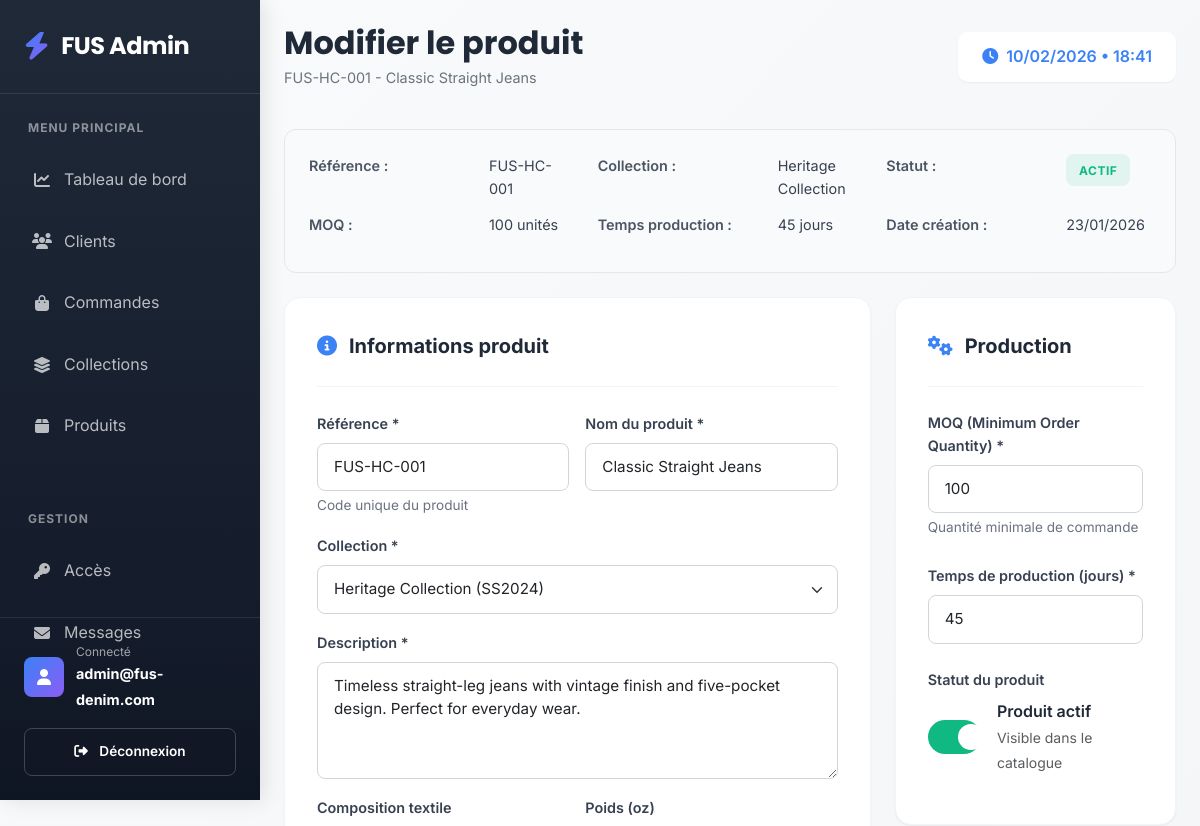
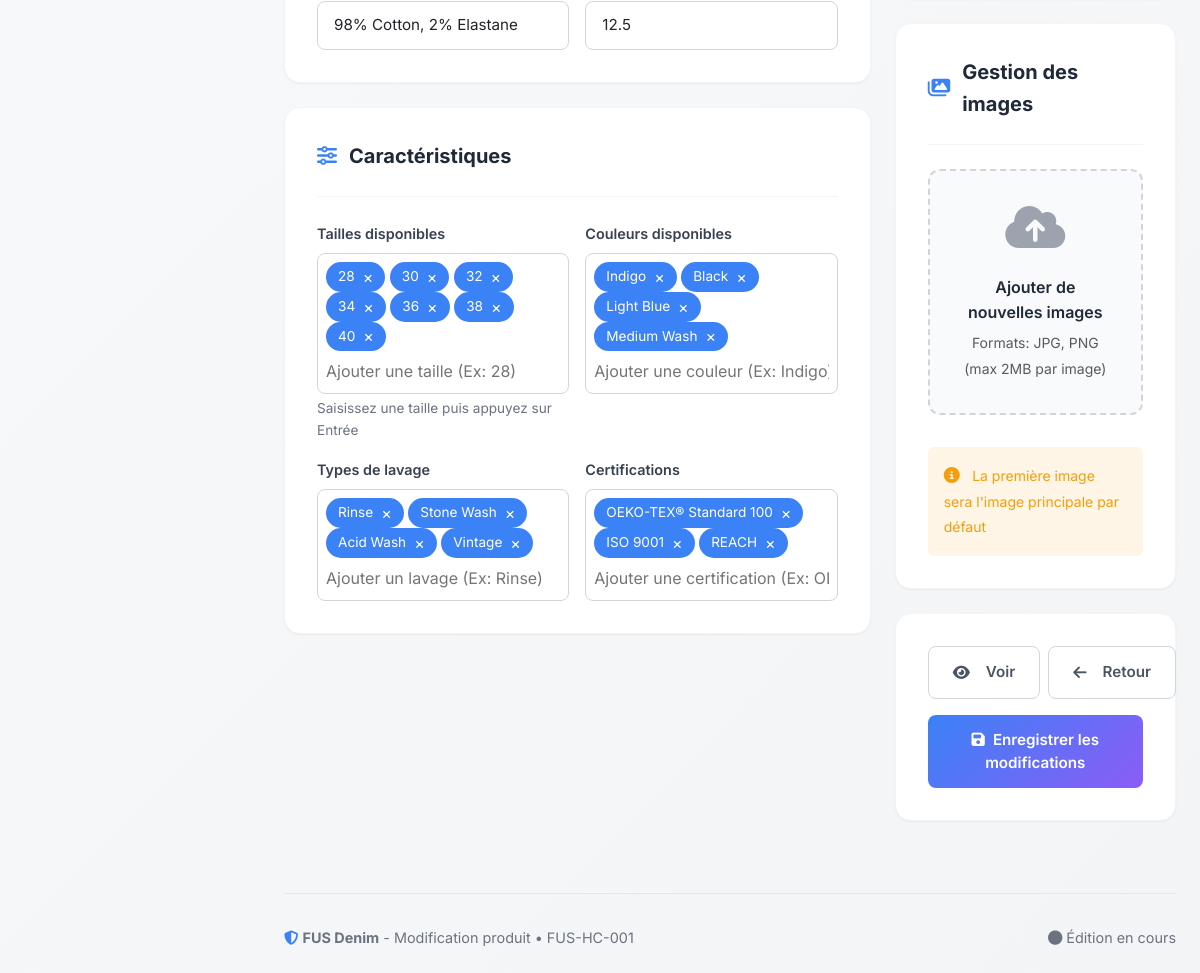
The page /product_edit.php?id=1 (signed in) on the database its author committed (2 pictures, top to bottom).
### tables this page shows
CREATE TABLE IF NOT EXISTS products (
    id INT PRIMARY KEY AUTO_INCREMENT,
    collection_id INT,
    reference VARCHAR(100) UNIQUE,
    name VARCHAR(255),
    description TEXT,
    fabric_composition TEXT,
    weight_oz VARCHAR(50),
    available_colors TEXT,
    available_sizes TEXT,
    wash_types TEXT,
    certifications TEXT,
    moq INT,
    production_time_days INT,
    pdf_spec_url VARCHAR(500),
    is_active BOOLEAN DEFAULT TRUE,
    created_at TIMESTAMP DEFAULT CURRENT_TIMESTAMP,
    FOREIGN KEY (collection_id) REFERENCES collections(id) ON DELETE SET NULL,
    INDEX idx_reference (reference),
    INDEX idx_collection (collection_id),
    INDEX idx_active_product (is_active),
    INDEX idx_moq (moq)
);

CREATE TABLE IF NOT EXISTS collections (
    id INT PRIMARY KEY AUTO_INCREMENT,
    name VARCHAR(255),
    season VARCHAR(100),
    description TEXT,
    is_public BOOLEAN DEFAULT FALSE,
    created_at TIMESTAMP DEFAULT CURRENT_TIMESTAMP,
    INDEX idx_public (is_public),
    INDEX idx_season (season)
);

### product_edit.php (the view, shortened to what the rows shown need)
<?php
$database = new Database();
$conn = $database->getConnection();
$product_id = intval($_GET['id']);
$stmt = $conn->prepare("
    SELECT p.*, c.name as collection_name
    FROM products p
    LEFT JOIN collections c ON p.collection_id = c.id
    WHERE p.id = ?
");
$stmt->bind_param("i", $product_id);
$stmt->execute();
$result = $stmt->get_result();
$product = $result->fetch_assoc();
$collections_result = $conn->query("SELECT id, name, season FROM collections ORDER BY name");
$collections = [];
if ($collections_result) {
    while($row = $collections_result->fetch_assoc()) {
        $collections[] = $row;
    }
}
?>
<!DOCTYPE html>
<html lang="fr">
<head>
    <link href="https://cdn.jsdelivr.net/npm/bootstrap@5.3.0-alpha1/dist/css/bootstrap.min.css" rel="stylesheet">
    <link rel="stylesheet" href="https://cdnjs.cloudflare.com/ajax/libs/font-awesome/6.4.0/css/all.min.css">
</head>
<body>
    <div class="sidebar">
        <div class="logo">
            <h2>FUS Admin</h2>
        </div>
    </div>
    <div class="main-content">
        <div class="header">
            <div class="header-title">
                <h1>Modifier le produit</h1>
                <p><?php echo htmlspecialchars($product['reference']); ?> - <?php echo htmlspecialchars($product['name']); ?></p>
            </div>
        </div>
        <div class="product-info-card">
            <div class="row">
                <div class="col-md-4">
                    <div class="info-row">
                        <div class="info-label">Référence :</div>
                        <div class="info-value"><?php echo htmlspecialchars($product['reference']); ?></div>
                    </div>
                </div>
                <div class="col-md-4">
                    <div class="info-row">
                        <div class="info-label">Collection :</div>
                        <div class="info-value"><?php echo htmlspecialchars($product['collection_name']); ?></div>
                    </div>
                </div>
            </div>
            <div class="row">
                <div class="col-md-4">
                    <div class="info-row">
                        <div class="info-label">MOQ :</div>
                        <div class="info-value"><?php echo $product['moq']; ?> unités</div>
                    </div>
                </div>
                <div class="col-md-4">
                    <div class="info-row">
                        <div class="info-label">Temps production :</div>
                        <div class="info-value"><?php echo $product['production_time_days']; ?> jours</div>
                    </div>
                </div>
                <div class="col-md-4">
                    <div class="info-row">
                        <div class="info-label">Date création :</div>
                        <div class="info-value"><?php echo date('d/m/Y', strtotime($product['created_at'])); ?></div>
                    </div>
                </div>
            </div>
        </div>
        <form method="POST" action="" enctype="multipart/form-data" id="productForm">
            <div class="row">
                <div class="col-lg-8">
                    <div class="card-modern">
                        <div class="row g-3">
                            <div class="col-md-6">
                                <label for="reference" class="form-label">Référence *</label>
                                <input type="text" class="form-control" id="reference" name="reference"
                                       value="<?php echo htmlspecialchars($product['reference']); ?>"
                                       required placeholder="Ex: FUS-HC-001" pattern="[A-Z0-9\-]+">
                                <div class="form-text">Code unique du produit</div>
                            </div>
                            <div class="col-md-6">
                                <label for="name" class="form-label">Nom du produit *</label>
                                <input type="text" class="form-control" id="name" name="name"
                                       value="<?php echo htmlspecialchars($product['name']); ?>"
                                       required placeholder="Ex: Classic Straight Jeans">
                            </div>
                            <div class="col-md-12">
                                <label for="collection_id" class="form-label">Collection *</label>
                                <select class="form-select" id="collection_id" name="collection_id" required>
                                    <?php foreach($collections as $collection): ?>
                                    <option value="<?php echo $collection['id']; ?>"
                                            <?php echo $product['collection_id'] == $collection['id'] ? 'selected' : ''; ?>>
                                        <?php echo htmlspecialchars($collection['name']); ?> (<?php echo $collection['season']; ?>)
                                    </option>
                                    <?php endforeach; ?>
                                </select>
                            </div>
                            <div class="col-12">
                                <label for="description" class="form-label">Description *</label>
                                <textarea class="form-control" id="description" name="description" rows="4"
                                          required><?php echo htmlspecialchars($product['description']); ?></textarea>
                            </div>
                            <div class="col-md-6">
                                <label for="fabric_composition" class="form-label">Composition textile</label>
                                <input type="text" class="form-control" id="fabric_composition" name="fabric_composition"
                                       value="<?php echo htmlspecialchars($product['fabric_composition']); ?>"
                                       placeholder="Ex: 98% Cotton, 2% Elastane">
                            </div>
                            <div class="col-md-6">
                                <label for="weight_oz" class="form-label">Poids (oz)</label>
                                <input type="text" class="form-control" id="weight_oz" name="weight_oz"
                                       value="<?php echo htmlspecialchars($product['weight_oz']); ?>"
                                       placeholder="Ex: 12.5">
                            </div>
                        </div>
                    </div>
                    <div class="card-modern">
                        <div class="row g-3">
                            <div class="col-md-6">
                                <div class="tag-input-container" id="sizesContainer">
                                    <div id="sizesTags">
                                        <?php if (!empty($product['available_sizes'])):
                                            $sizes = explode(',', $product['available_sizes']);
                                            foreach($sizes as $size):
                                                if (trim($size)): ?>
                                            <div class="tag">
                                                <?php echo trim($size); ?>
                                                <span class="tag-remove" onclick="removeTag(this)">×</span>
                                            </div>
                                            <?php endif; endforeach; endif; ?>
                                    </div>
                                </div>
                            </div>
                            <div class="col-md-6">
                                <div class="tag-input-container" id="colorsContainer">
                                    <div id="colorsTags">
                                        <?php if (!empty($product['available_colors'])):
                                            $colors = explode(',', $product['available_colors']);
                                            foreach($colors as $color):
                                                if (trim($color)): ?>
                                            <div class="tag">
                                                <?php echo trim($color); ?>
                                                <span class="tag-remove" onclick="removeTag(this)">×</span>
                                            </div>
                                            <?php endif; endforeach; endif; ?>
                                    </div>
                                </div>
                            </div>
                            <div class="col-md-6">
                                <div class="tag-input-container" id="washesContainer">
                                    <div id="washesTags">
                                        <?php if (!empty($product['wash_types'])):
                                            $washes = explode(',', $product['wash_types']);
                                            foreach($washes as $wash):
                                                if (trim($wash)): ?>
                                            <div class="tag">
                                                <?php echo trim($wash); ?>
                                                <span class="tag-remove" onclick="removeTag(this)">×</span>
                                            </div>
                                            <?php endif; endforeach; endif; ?>
                                    </div>
                                </div>
                            </div>
                            <div class="col-md-6">
                                <div class="tag-input-container" id="certsContainer">
                                    <div id="certsTags">
                                        <?php if (!empty($product['certifications'])):
                                            $certs = explode(',', $product['certifications']);
                                            foreach($certs as $cert):
                                                if (trim($cert)): ?>
                                            <div class="tag">
                                                <?php echo trim($cert); ?>
                                                <span class="tag-remove" onclick="removeTag(this)">×</span>
                                            </div>
                                            <?php endif; endforeach; endif; ?>
                                    </div>
                                </div>
                            </div>
                        </div>
                    </div>
                </div>
                <div class="col-lg-4">
                    <div class="card-modern mb-4">
                        <div class="mb-4">
                            <label for="moq" class="form-label">MOQ (Minimum Order Quantity) *</label>
                            <input type="number" class="form-control" id="moq" name="moq" min="1"
                                   value="<?php echo $product['moq']; ?>" required>
                            <div class="form-text">Quantité minimale de commande</div>
                        </div>
                        <div class="mb-4">
                            <label for="production_time_days" class="form-label">Temps de production (jours) *</label>
                            <input type="number" class="form-control" id="production_time_days" name="production_time_days" min="1"
                                   value="<?php echo $product['production_time_days']; ?>" required>
                        </div>
                    </div>
                </div>
            </div>
        </form>
        <div class="footer">
            <div>
                <i class="fas fa-shield-alt" style="color: var(--accent-1);"></i>
                <strong>FUS Denim</strong> - Modification produit • <?php echo htmlspecialchars($product['reference']); ?>
            </div>
            <div>
                <span class="system-status">
                </span>
            </div>
        </div>
    </div>
</body>
</html>

### rows shown on the page
products: reference "FUS-HC-001", name "Classic Straight Jeans", collection.name "Heritage Collection", moq "100", production_time_days "45", created_at "23/01/2026", collection_id "Heritage Collection (SS2024)", description "Timeless straight-leg jeans with vintage finish and five-pocket design. Perfect for everyday wear.", fabric_composition "98% Cotton, 2% Elastane", weight_oz "12.5", available_sizes "28", available_sizes "30", available_sizes "32", available_sizes "34", available_sizes "36", available_sizes "38", available_sizes "40", available_colors "Indigo", available_colors "Black", available_colors "Light Blue", available_colors "Medium Wash", wash_types "Rinse", wash_types "Stone Wash", wash_types "Acid Wash", wash_types "Vintage", certifications "OEKO-TEX® Standard 100", certifications "ISO 9001", certifications "REACH"

### other values the page prints
substr($_SESSION['user_email'], 0, 20) "admin@fus-denim.com"
